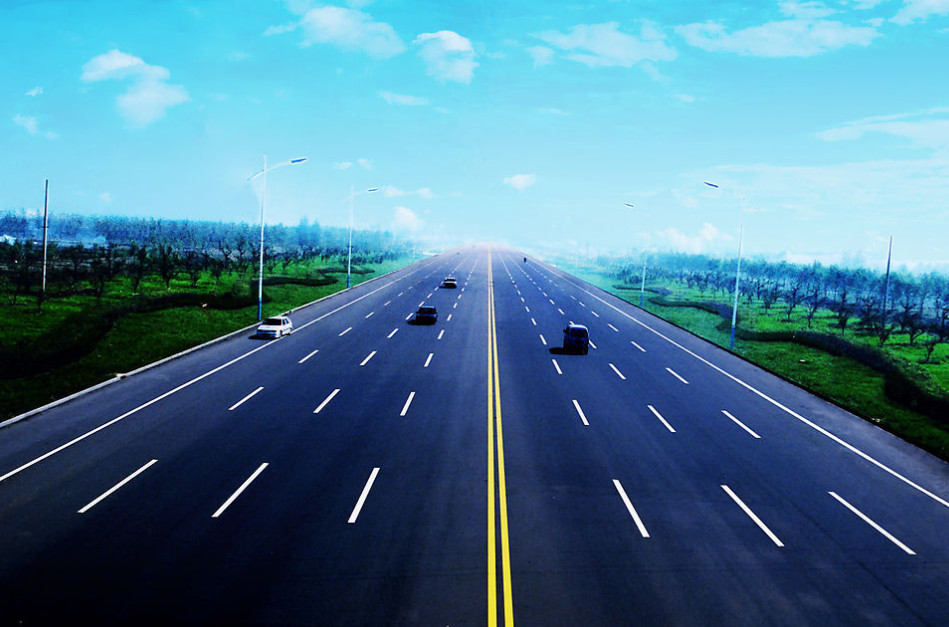
#> input picture 202102CV/lab1/road.jpeg, 949 x 627 px
$ python edge.py
#> lines starting #> are read from the running program, lines starting #| are printed output that depends on the picture; after the words box and inside, x2 and y2 are one past the last pixel; in counts of white or black regions, pixels touching at a corner belong together
from PIL import Image # pillow package
import numpy as np
from scipy import ndimage
from matplotlib import pyplot as plt
import seaborn as sns
from collections import Counter
from PIL import Image, ImageDraw

def read_img_as_array(file):
    '''read image and convert it to numpy array with dtype np.float64'''
    img = Image.open(file)
    arr = np.asarray(img, dtype=np.float64)
    return arr

def save_array_as_img(arr, file):
    min, max = arr.min(), arr.max()
    if min < 0 or max > 255:  # make sure arr falls in [0,255]
        arr = (arr - min)/(max-min)*255

    arr = arr.astype(np.uint8)
    img = Image.fromarray(arr)
    img.save(file)

def show_array_as_img(arr):
    min, max = arr.min(), arr.max()
    if min < 0 or max > 255:  # make sure arr falls in [0,255]
        arr = (arr - min)/(max-min)*255

    arr = arr.astype(np.uint8)
    img = Image.fromarray(arr)
    img.show()

def rgb2gray(arr):
    R = arr[:, :, 0] # red channel
    G = arr[:, :, 1] # green channel
    B = arr[:, :, 2] # blue channel
    gray = 0.2989*R + 0.5870*G + 0.1140*B
    return gray

#########################################
## Please complete following functions ##
#########################################

def sobel(arr):
    '''Apply sobel operator on arr and return the result.'''
    # TODO: Please complete this function.
    # your code here
    x_matrix = np.array([[1, 0, -1],
                      [2, 0, -2],
                      [1, 0, -1]])
    y_matrix = np.array([[1, 2, 1],
                         [0, 0, 0],
                         [-1, -2, -1]])
    Gx = ndimage.convolve(arr, x_matrix)
    Gy = ndimage.convolve(arr, y_matrix)
    G = np.sqrt(np.square(Gx)+np.square(Gy))

    return G, Gx, Gy

def nonmax_suppress(G, Gx, Gy):
    '''Suppress non-max value along direction perpendicular to the edge.'''
    assert G.shape == Gx.shape
    assert G.shape == Gy.shape
    # TODO: Please complete this function.
    # your code here

    # deal with matrix to decrease running time
    Gx_gradient = np.divide(Gx, G)
    Gy_gradient = np.divide(Gy, G)

    H, W = G.shape

    G_nonzero =np.ones([H,W]).nonzero()

    G_y_index=G_nonzero[0]
    G_x_index=G_nonzero[1]

    max_x_indexList=G_x_index + Gx_gradient.reshape([H*W])
    max_y_indexList=G_y_index+Gy_gradient.reshape([H*W])

    min_x_indexList=G_x_index-Gx_gradient.reshape([H*W])
    min_y_indexList = G_y_index - Gy_gradient.reshape([H*W])

    min_value = ndimage.map_coordinates(G, [min_y_indexList, min_x_indexList]).reshape([H,W])
    max_value = ndimage.map_coordinates(G, [max_y_indexList, max_x_indexList]).reshape([H,W])

    suppressed_G=np.array(G)
    suppressed_G[suppressed_G<min_value]=0

    suppressed_G[suppressed_G<max_value]=0

    return suppressed_G


def nonmax_suppress_loop(G, Gx, Gy):
    '''Suppress non-max value along direction perpendicular to the edge.'''
    assert G.shape == Gx.shape
    assert G.shape == Gy.shape
    # TODO: Please complete this function.
    # your code here

    # original loop
    Gx_gradient = np.divide(Gx, G)
    Gy_gradient = np.divide(Gy, G)
    min_indexList = [[], []]
    max_indexList = [[], []]

    for index, x in np.ndenumerate(G):
        min_indexList[0].append(index[0] - Gy_gradient[index[0]][index[1]])
        min_indexList[1].append(index[1] - Gx_gradient[index[0]][index[1]])
        max_indexList[0].append(index[0] + Gy_gradient[index[0]][index[1]])
        max_indexList[1].append(index[1] + Gx_gradient[index[0]][index[1]])

    min_indexList = np.reshape(ndimage.map_coordinates(G, min_indexList),G.shape)
    max_indexList = np.reshape(ndimage.map_coordinates(G, max_indexList),G.shape)
    suppressed_G = np.zeros_like(G)
    for i in range(len(G)):
        for j in range(len(G[i])):
            if(G[i][j]> min_indexList[i][j] and  G[i][j]> max_indexList[i][j]):
                suppressed_G[i][j]=G[i][j]
    show_array_as_img(suppressed_G)
    return suppressed_G

def thresholding(G, t):
    '''Binarize G according threshold t'''
    # TODO: Please complete this function.
    # your code here
    # threshold

    # binarize G
    G[G <= t] = 0
    G[G > t] = 255

    return G
min=0
pi_list=None
def hough(G):
    '''Return Hough transform of G'''
    # TODO: Please complete this function.
    # your code here
    # create array pi and calculate cos and sin
    global min
    global pi_list
    pi_list=np.linspace(0.0, np.pi, 500, endpoint=True)
    cos_list=np.cos(pi_list)
    sin_list=np.sin(pi_list)

    # extract all the edge point
    temp=np.where(G>0)

    # calculate the p and show the result
    r = sin_list.reshape(-1, 1) * temp[0] + cos_list.reshape(-1, 1) * temp[1]
    r = r.astype(int)
    min = np.min(r)
    max=np.max(r)
    result_list=np.zeros([max-min+1,len(pi_list)], dtype=int)
    # build the accumulator array
    for i in range(len(r)):
        row = r[i]
        temp=Counter(row)
        for key in temp:
            index=key-min
            result_list[index][i]=temp[key]

    plt.title("Hough Transform")
    sns.heatmap(result_list)
    # plt.plot(pi_list, r, color='black', linewidth=0.003)
    plt.gca().invert_yaxis()
    # hide the x and y axis
    plt.xticks([])
    plt.yticks([])
    plt.savefig('hough.jpg')
    plt.show()
    return result_list

def local_maxima(result_list):
    for i in range(1,len(result_list)-1):
        for j in range(1,len(result_list[i])-1):
            increment_x = [-1,0,1]
            increment_y = [-1,0,1]
            for x in increment_x:
                for y in increment_y:
                    if result_list[i+y][j+x]>result_list[i][j]:
                        result_list[i][j]=0
    # result.set_index(['theta'], inplace=True)
    return result_list


def draw_line(result_list,boundary):
    # boundary means the number of points on a same line
    # according to theta and p to choose 2 points to draw a line
    global min
    global pi_list
    line_list=np.where(result_list>boundary)
    temp=np.zeros_like(line_list,dtype=float)

    for i in range(len(line_list[0])):
        temp[0][i]=line_list[0][i]+min
    for i in range(len(line_list[1])):
        temp[1][i]=pi_list[line_list[1][i]]
    im = Image.open("road.jpeg")
    draw = ImageDraw.Draw(im)
    for i in range(len(temp[0])):
        y1=temp[0][i]/np.sin(temp[1][i])
        y2=(temp[0][i]-im.size[0]*np.cos(temp[1][i]))/np.sin(temp[1][i])
        draw.line((0,y1)+(im.size[0],y2), fill=3)
    im.save('detection_result.jpg', quality=95)
    im.show()

def guassian(gray):
    gauss = np.array([[1, 2, 1],
                      [2, 4, 2],
                      [1, 2, 1]])
    gauss = gauss / gauss.sum()  # normalize the sum to be 1
    out = ndimage.convolve(gray, gauss)
    return out

def main():

    img = read_img_as_array('road.jpeg')
#> in read_img_as_array, img is the input picture: PIL image 949x627 RGB; mean R, G, B 75.7, 122.5, 148
    arr=rgb2gray(img)
#> in rgb2gray, `gray = 0.2989*R + 0.5870*G + 0.1140*B`:
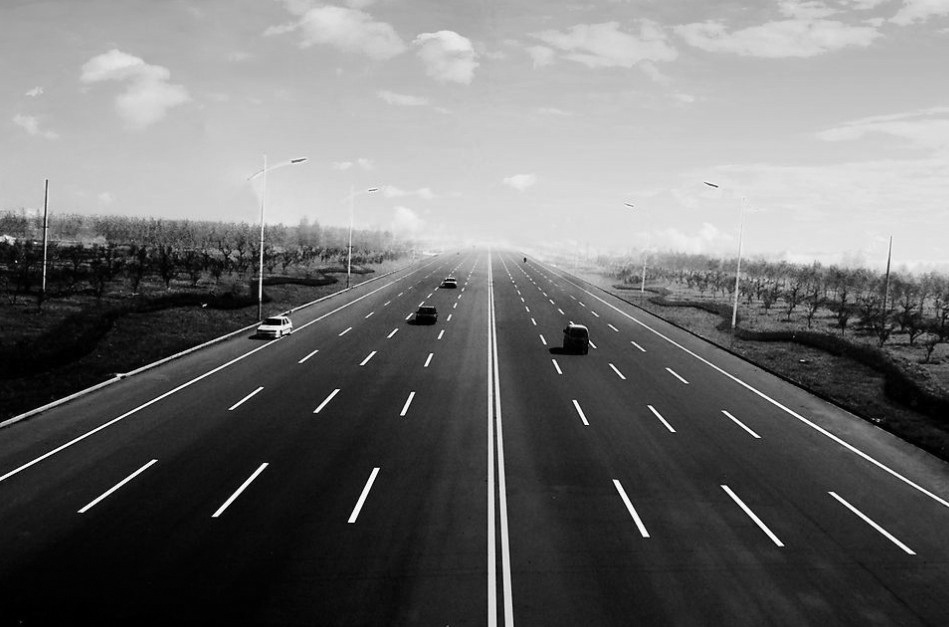
#> gray: shape (627, 949) float64; min 0, max 255, mean 111.4
    save_array_as_img(arr,'gray.jpg')
#> in save_array_as_img, `min, max = arr.min(), arr.max()`: min = 0; max = 255
    guassian_out=guassian(arr)
    # guassian_out = ndimage.gaussian_filter(arr, sigma=2)
    save_array_as_img(guassian_out, 'gauss.jpg')
    G, Gx, Gy=sobel(guassian_out)
    save_array_as_img(G, 'G.jpg')
    save_array_as_img(Gx, 'Gx.jpg')
    save_array_as_img(Gy, 'Gy.jpg')

    G=nonmax_suppress(G, Gx, Gy)
#> in nonmax_suppress, `Gy_gradient = np.divide(Gy, G)`:
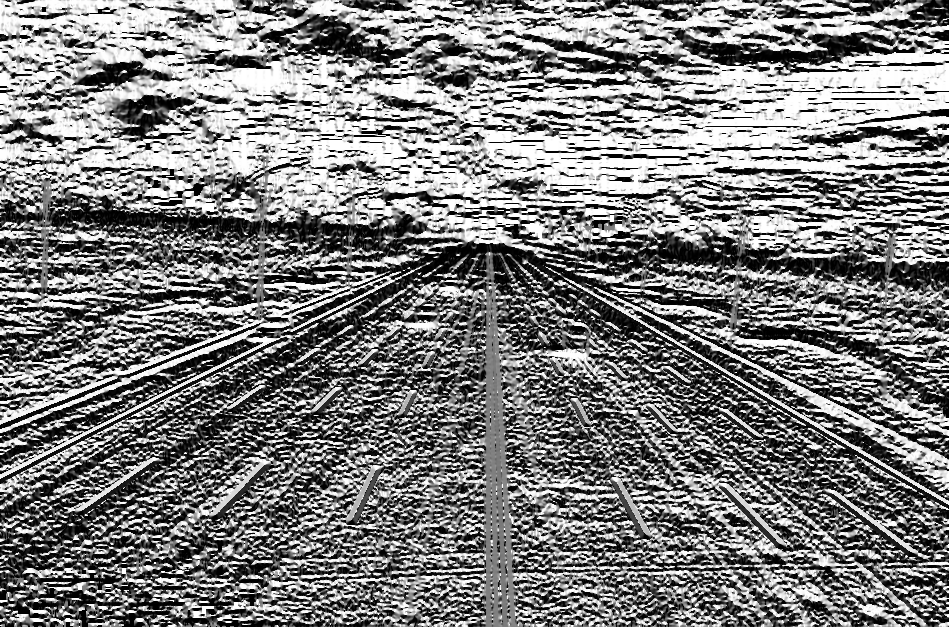
#> Gy_gradient: shape (627, 949) float64; 0.07% of the values are NaN or infinite; the others: min -1, max 1, mean -0.00815; drawn with min black, max white, NaN and infinite black
    save_array_as_img(G, 'supress.jpg')

    G=thresholding(G,200)
#> in thresholding, `G[G > t] = 255`:
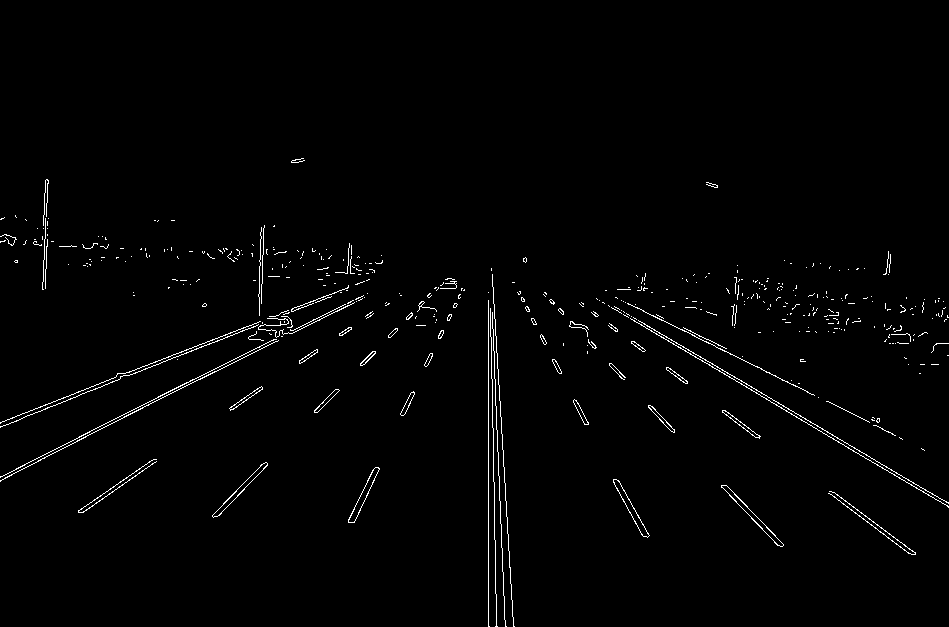
#> G: shape (627, 949) float64; 1.4% white in thin lines or dots, all inside (x1, y1, x2, y2) = (0, 158, 949, 627)
    save_array_as_img(G, 'edgemap.jpg')
    draw_line(local_maxima(hough(G)),boundary=86)
#> in hough, `temp=np.where(G>0)`: temp = 8177 positions, rows 158 to 626, columns 0 to 948
#> in hough, `r = sin_list.reshape(-1, 1) * temp[0] + cos_list.reshape(-1, 1) * temp..`:
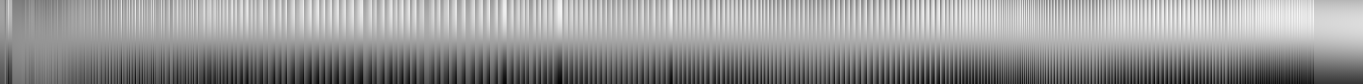
#> r: shape (500, 8177) float64 (shown at 1/6 size); min -948, max 1075.1, mean 242.3; drawn with min black and max white
#> in hough, `min = np.min(r)`: min = -948
#> in hough, `max=np.max(r)`: max = 1075
#> in hough, `plt.savefig('hough.jpg')`:
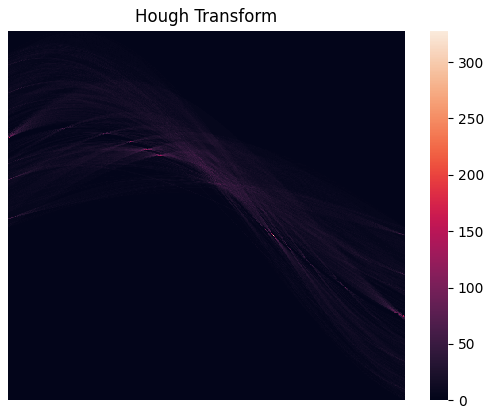
#> figure drawn by matplotlib, 2 panels
#> after the loop in local_maxima, `for i in range(1,len(result_list)-1):`:
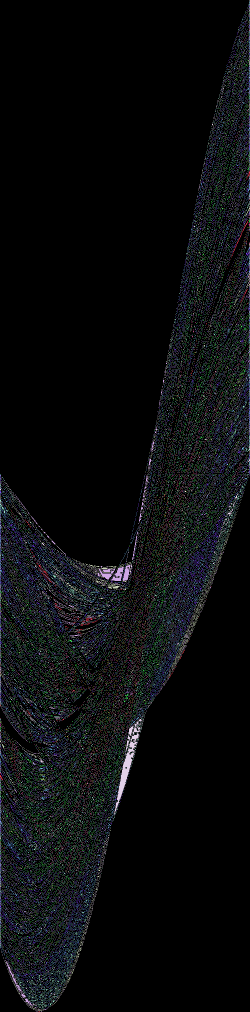
#> result_list: shape (2024, 500) int64 (shown at 1/2 size); 143 distinct labels, from 0 to 328; one colour per label, 0 black
#> in draw_line, `line_list=np.where(result_list>boundary)`: line_list = 82 positions, rows 454 to 1490, columns 0 to 499
#> the loop in draw_line, `for i in range(len(line_list[0])):` made 82 passes
#> the loop in draw_line, `for i in range(len(line_list[1])):` made 82 passes
#> the loop in draw_line, `for i in range(len(temp[0])):` made 82 passes
#> (y1, y2) on passes 1 to 12: (-4.03e+18, 3.72e+18), (-4.03e+18, 3.72e+18), (-4.02e+18, 3.73e+18), (-77830.5, 72903.5), (-19340.4, 18335.6), (-38677.7, 36686.3), (-3.98e+18, 3.77e+18), (-77036.3, 73697.7), (-25627.2, 24612.2), (-15346.2, 14791.1), (-19102.1, 18573.9), (-12710, 12400.8)
#> in draw_line, `im.save('detection_result.jpg', quality=95)`:
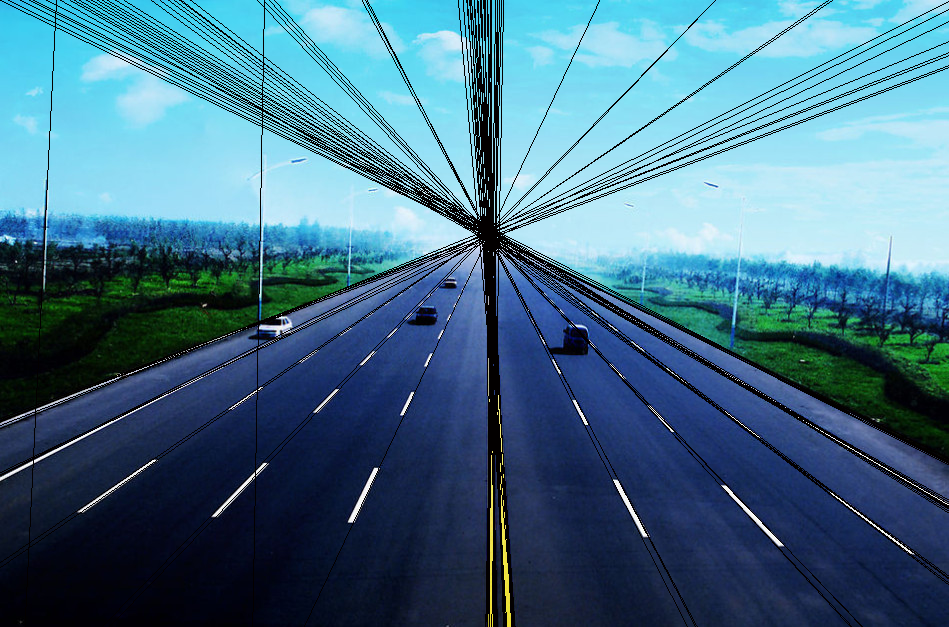
#> saved as detection_result.jpg: PIL image 949x627 RGB; mean R, G, B 68, 111.1, 135.3
    #TODO: detect edges on 'img'

main()
